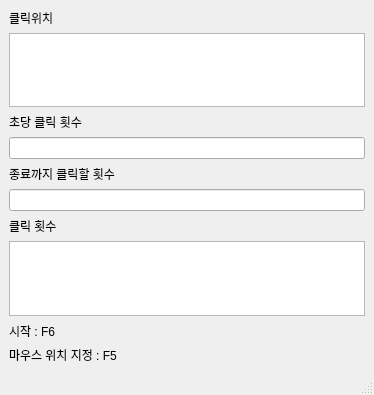
<?xml version="1.0" encoding="UTF-8"?>
<ui version="4.0">
 <class>MainWindow</class>
 <widget class="QMainWindow" name="MainWindow">
  <property name="geometry">
   <rect>
    <x>0</x>
    <y>0</y>
    <width>374</width>
    <height>395</height>
   </rect>
  </property>
  <property name="windowTitle">
   <string>MainWindow</string>
  </property>
  <widget class="QWidget" name="centralwidget">
   <layout class="QGridLayout" name="gridLayout">
    <item row="2" column="0">
     <widget class="QLabel" name="label_4">
      <property name="text">
       <string>초당 클릭 횟수</string>
      </property>
     </widget>
    </item>
    <item row="3" column="0">
     <widget class="QLineEdit" name="click_speed"/>
    </item>
    <item row="5" column="0">
     <widget class="QLineEdit" name="click_number"/>
    </item>
    <item row="4" column="0">
     <widget class="QLabel" name="label_2">
      <property name="text">
       <string>종료까지 클릭할 횟수</string>
      </property>
     </widget>
    </item>
    <item row="1" column="0">
     <widget class="QTextBrowser" name="location_log"/>
    </item>
    <item row="6" column="0">
     <widget class="QLabel" name="label_6">
      <property name="text">
       <string>클릭 횟수</string>
      </property>
     </widget>
    </item>
    <item row="7" column="0">
     <widget class="QTextBrowser" name="click_counter">
      <property name="sizePolicy">
       <sizepolicy hsizetype="Expanding" vsizetype="Expanding">
        <horstretch>0</horstretch>
        <verstretch>0</verstretch>
       </sizepolicy>
      </property>
     </widget>
    </item>
    <item row="0" column="0">
     <widget class="QLabel" name="label_5">
      <property name="text">
       <string>클릭위치</string>
      </property>
     </widget>
    </item>
    <item row="9" column="0">
     <widget class="QLabel" name="label">
      <property name="text">
       <string>마우스 위치 지정 : F5</string>
      </property>
     </widget>
    </item>
    <item row="8" column="0">
     <widget class="QLabel" name="label_3">
      <property name="text">
       <string>시작 : F6</string>
      </property>
     </widget>
    </item>
   </layout>
  </widget>
  <widget class="QMenuBar" name="menubar">
   <property name="geometry">
    <rect>
     <x>0</x>
     <y>0</y>
     <width>374</width>
     <height>22</height>
    </rect>
   </property>
  </widget>
  <widget class="QStatusBar" name="statusbar"/>
 </widget>
 <resources/>
 <connections/>
</ui>
